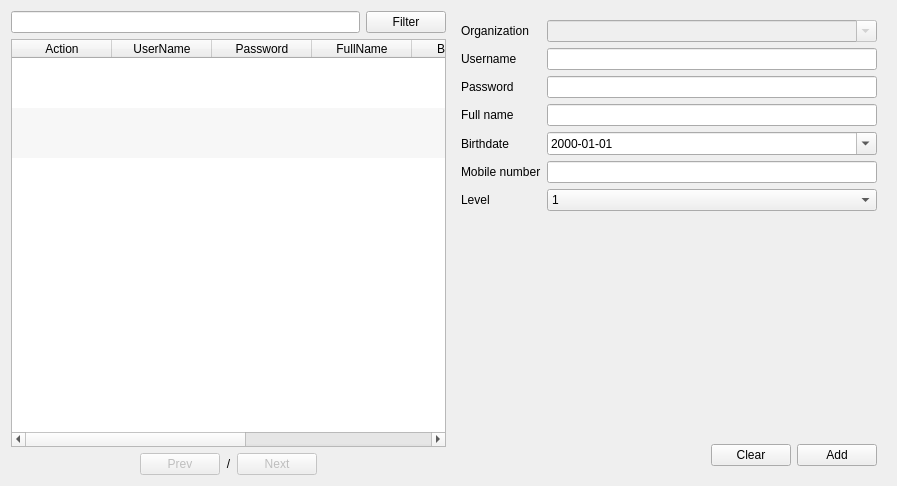
<?xml version="1.0" encoding="UTF-8"?>
<ui version="4.0">
 <class>FormManageUser</class>
 <widget class="QWidget" name="FormManageUser">
  <property name="geometry">
   <rect>
    <x>0</x>
    <y>0</y>
    <width>897</width>
    <height>486</height>
   </rect>
  </property>
  <property name="windowTitle">
   <string>Manage user</string>
  </property>
  <layout class="QHBoxLayout" name="horizontalLayout_4">
   <item>
    <layout class="QVBoxLayout" name="verticalLayout">
     <item>
      <layout class="QHBoxLayout" name="horizontalLayout">
       <item>
        <widget class="QLineEdit" name="lineEditFilter"/>
       </item>
       <item>
        <widget class="QPushButton" name="pushButtonFilter">
         <property name="text">
          <string>Filter</string>
         </property>
        </widget>
       </item>
      </layout>
     </item>
     <item>
      <widget class="QTableWidget" name="tableWidgetData">
       <property name="editTriggers">
        <set>QAbstractItemView::NoEditTriggers</set>
       </property>
       <property name="alternatingRowColors">
        <bool>true</bool>
       </property>
       <property name="selectionBehavior">
        <enum>QAbstractItemView::SelectRows</enum>
       </property>
       <property name="verticalScrollMode">
        <enum>QAbstractItemView::ScrollPerPixel</enum>
       </property>
       <property name="horizontalScrollMode">
        <enum>QAbstractItemView::ScrollPerPixel</enum>
       </property>
       <property name="showGrid">
        <bool>false</bool>
       </property>
       <property name="gridStyle">
        <enum>Qt::SolidLine</enum>
       </property>
       <property name="sortingEnabled">
        <bool>false</bool>
       </property>
       <property name="wordWrap">
        <bool>false</bool>
       </property>
       <attribute name="horizontalHeaderStretchLastSection">
        <bool>true</bool>
       </attribute>
       <attribute name="verticalHeaderVisible">
        <bool>false</bool>
       </attribute>
       <attribute name="verticalHeaderDefaultSectionSize">
        <number>50</number>
       </attribute>
       <attribute name="verticalHeaderMinimumSectionSize">
        <number>30</number>
       </attribute>
       <row>
        <property name="text">
         <string>New Row</string>
        </property>
       </row>
       <row>
        <property name="text">
         <string>New Row</string>
        </property>
       </row>
       <row>
        <property name="text">
         <string>New Row</string>
        </property>
       </row>
       <column>
        <property name="text">
         <string>Action</string>
        </property>
       </column>
       <column>
        <property name="text">
         <string>UserName</string>
        </property>
       </column>
       <column>
        <property name="text">
         <string>Password</string>
        </property>
       </column>
       <column>
        <property name="text">
         <string>FullName</string>
        </property>
       </column>
       <column>
        <property name="text">
         <string>BirthDate</string>
        </property>
       </column>
       <column>
        <property name="text">
         <string>MobileNumber</string>
        </property>
       </column>
       <column>
        <property name="text">
         <string>AccessLevel</string>
        </property>
       </column>
       <column>
        <property name="text">
         <string>UpdateTs</string>
        </property>
       </column>
      </widget>
     </item>
     <item>
      <layout class="QHBoxLayout" name="horizontalLayout_2">
       <item>
        <spacer name="horizontalSpacer">
         <property name="orientation">
          <enum>Qt::Horizontal</enum>
         </property>
         <property name="sizeHint" stdset="0">
          <size>
           <width>40</width>
           <height>20</height>
          </size>
         </property>
        </spacer>
       </item>
       <item>
        <widget class="QPushButton" name="pushButtonPrev">
         <property name="enabled">
          <bool>false</bool>
         </property>
         <property name="text">
          <string>Prev</string>
         </property>
        </widget>
       </item>
       <item>
        <widget class="QLabel" name="labelPageIndicator">
         <property name="text">
          <string>&lt;CurrentPage&gt;/&lt;TotalPage&gt;</string>
         </property>
         <property name="alignment">
          <set>Qt::AlignCenter</set>
         </property>
        </widget>
       </item>
       <item>
        <widget class="QPushButton" name="pushButtonNext">
         <property name="enabled">
          <bool>false</bool>
         </property>
         <property name="text">
          <string>Next</string>
         </property>
        </widget>
       </item>
       <item>
        <spacer name="horizontalSpacer_2">
         <property name="orientation">
          <enum>Qt::Horizontal</enum>
         </property>
         <property name="sizeHint" stdset="0">
          <size>
           <width>40</width>
           <height>20</height>
          </size>
         </property>
        </spacer>
       </item>
      </layout>
     </item>
    </layout>
   </item>
   <item>
    <widget class="QFrame" name="frameRegister">
     <property name="maximumSize">
      <size>
       <width>16777215</width>
       <height>16777215</height>
      </size>
     </property>
     <layout class="QVBoxLayout" name="verticalLayout_2">
      <property name="spacing">
       <number>0</number>
      </property>
      <property name="leftMargin">
       <number>0</number>
      </property>
      <property name="topMargin">
       <number>0</number>
      </property>
      <property name="rightMargin">
       <number>0</number>
      </property>
      <property name="bottomMargin">
       <number>0</number>
      </property>
      <item>
       <widget class="QScrollArea" name="scrollArea">
        <property name="frameShape">
         <enum>QFrame::NoFrame</enum>
        </property>
        <property name="widgetResizable">
         <bool>true</bool>
        </property>
        <widget class="QWidget" name="scrollAreaWidgetContents">
         <property name="geometry">
          <rect>
           <x>0</x>
           <y>0</y>
           <width>436</width>
           <height>427</height>
          </rect>
         </property>
         <layout class="QFormLayout" name="formLayout">
          <item row="0" column="0">
           <widget class="QLabel" name="label_8">
            <property name="text">
             <string>Organization</string>
            </property>
           </widget>
          </item>
          <item row="0" column="1">
           <widget class="QComboBox" name="comboBoxOrganizationName">
            <property name="enabled">
             <bool>false</bool>
            </property>
            <property name="editable">
             <bool>true</bool>
            </property>
            <property name="maxVisibleItems">
             <number>2147483647</number>
            </property>
            <property name="insertPolicy">
             <enum>QComboBox::NoInsert</enum>
            </property>
           </widget>
          </item>
          <item row="1" column="0">
           <widget class="QLabel" name="label_3">
            <property name="text">
             <string>Username</string>
            </property>
           </widget>
          </item>
          <item row="1" column="1">
           <widget class="QLineEdit" name="lineEditUserName"/>
          </item>
          <item row="2" column="0">
           <widget class="QLabel" name="label_4">
            <property name="text">
             <string>Password</string>
            </property>
           </widget>
          </item>
          <item row="2" column="1">
           <widget class="QLineEdit" name="lineEditPassword"/>
          </item>
          <item row="3" column="0">
           <widget class="QLabel" name="label_2">
            <property name="text">
             <string>Full name</string>
            </property>
           </widget>
          </item>
          <item row="3" column="1">
           <widget class="QLineEdit" name="lineEditFullName"/>
          </item>
          <item row="4" column="0">
           <widget class="QLabel" name="label_5">
            <property name="text">
             <string>Birthdate</string>
            </property>
           </widget>
          </item>
          <item row="4" column="1">
           <widget class="QDateEdit" name="dateEditBirthDate">
            <property name="displayFormat">
             <string>yyyy-MM-dd</string>
            </property>
            <property name="calendarPopup">
             <bool>true</bool>
            </property>
           </widget>
          </item>
          <item row="5" column="0">
           <widget class="QLabel" name="label_6">
            <property name="text">
             <string>Mobile number</string>
            </property>
           </widget>
          </item>
          <item row="5" column="1">
           <widget class="QLineEdit" name="lineEditMobileNumber"/>
          </item>
          <item row="6" column="0">
           <widget class="QLabel" name="label_7">
            <property name="text">
             <string>Level</string>
            </property>
           </widget>
          </item>
          <item row="6" column="1">
           <widget class="QComboBox" name="comboBoxAccessLevel">
            <item>
             <property name="text">
              <string>1</string>
             </property>
            </item>
            <item>
             <property name="text">
              <string>2</string>
             </property>
            </item>
           </widget>
          </item>
         </layout>
        </widget>
       </widget>
      </item>
      <item>
       <widget class="QWidget" name="widget" native="true">
        <layout class="QHBoxLayout" name="horizontalLayout_5">
         <item>
          <spacer name="horizontalSpacer_3">
           <property name="orientation">
            <enum>Qt::Horizontal</enum>
           </property>
           <property name="sizeHint" stdset="0">
            <size>
             <width>40</width>
             <height>20</height>
            </size>
           </property>
          </spacer>
         </item>
         <item>
          <widget class="QPushButton" name="pushButtonClear">
           <property name="text">
            <string>Clear</string>
           </property>
          </widget>
         </item>
         <item>
          <widget class="QPushButton" name="pushButtonAdd">
           <property name="text">
            <string>Add</string>
           </property>
          </widget>
         </item>
        </layout>
       </widget>
      </item>
     </layout>
    </widget>
   </item>
  </layout>
 </widget>
 <resources/>
 <connections/>
</ui>
